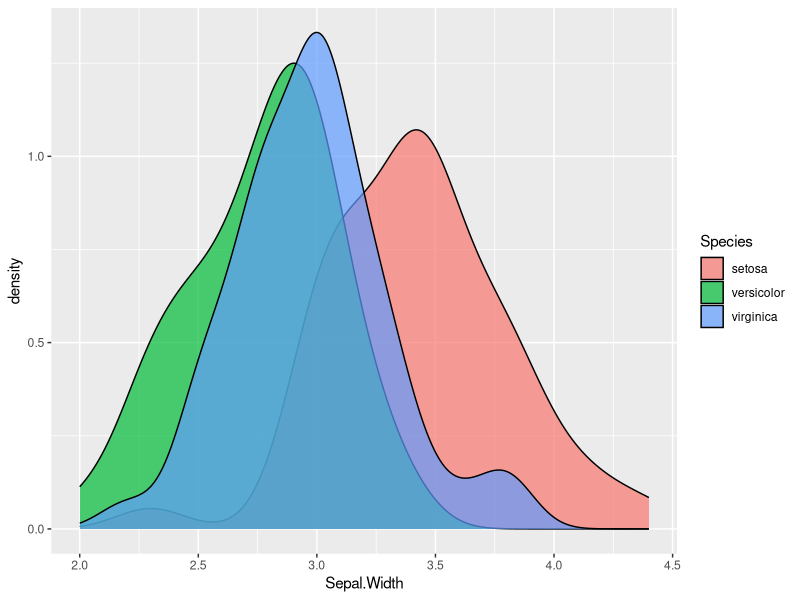

The R source for this figure: (Note: this script raises an error after producing the figure.)
## ---- chunk 1
library(ggplot2)
library(cowplot)
library(colorspace) # for desaturate

p <- ggplot(iris, aes(Sepal.Width, fill=Species)) +
  geom_density(alpha = 0.7)

p2 <- edit_colors(p, deutan, sev=10)
p3 <- edit_colors(p, protan, sev = 10)
p4 <- edit_colors(p, tritan, sev = 10)
cowplot::plot_grid(p, p2, p3, p4, labels = c("Original", "Deutan10", "Protan10", "Tritan10"))
## ---- chunk 2


p <- ggplot(iris, aes(Sepal.Width, fill=Species)) +
  geom_density(alpha = 0.7)

p2 <- edit_colors(p, deutan, sev=5)
p3 <- edit_colors(p, protan, sev = 5)
p4 <- edit_colors(p, tritan, sev = 5)
cowplot::plot_grid(p, p2, p3, p4, labels = c("Original", "Deutan5", "Protan5", "Tritan5"))
## ---- chunk 3

p2 <- edit_colors(p, desaturate, rel_chroma=3)
p3 <- edit_colors(p, desaturate, rel_chroma=6)
p4 <- edit_colors(p, desaturate, rel_chroma=10)

cowplot::plot_grid(p, p2, p3, p4)
## ---- chunk 4
library(magick)
p <- ggdraw() + draw_image("HSV-color-wheel.png") # turn png into ggplot object
p2 <- edit_colors(p, deutan, sev=3)
p3 <- edit_colors(p, deutan, sev = 7)
p4 <- edit_colors(p, deutan, sev = 10)

cowplot::plot_grid(p, p2,p3,p4, nrow=1)

## ---- chunk 5
library(magick)
p <- ggdraw() + draw_image("FluorescentCells.jpg") # turn jpg into ggplot object
p2 <- edit_colors(p, deutan, sev = 7)
cowplot::plot_grid(p, p2, nrow=1)

## ---- chunk 6
g <- grid::circleGrob(r = .3, gp = grid::gpar(col = '#FF0000', fill = '#0000FF'))
to_white <- function(c) {"#FFFFFF"} # convert everything to white
to_black <- function(c) {"#000000"} # convert everything to black
g2 <- edit_colors(g, colfun = to_white, fillfun = to_black)
plot_grid(g, g2)
